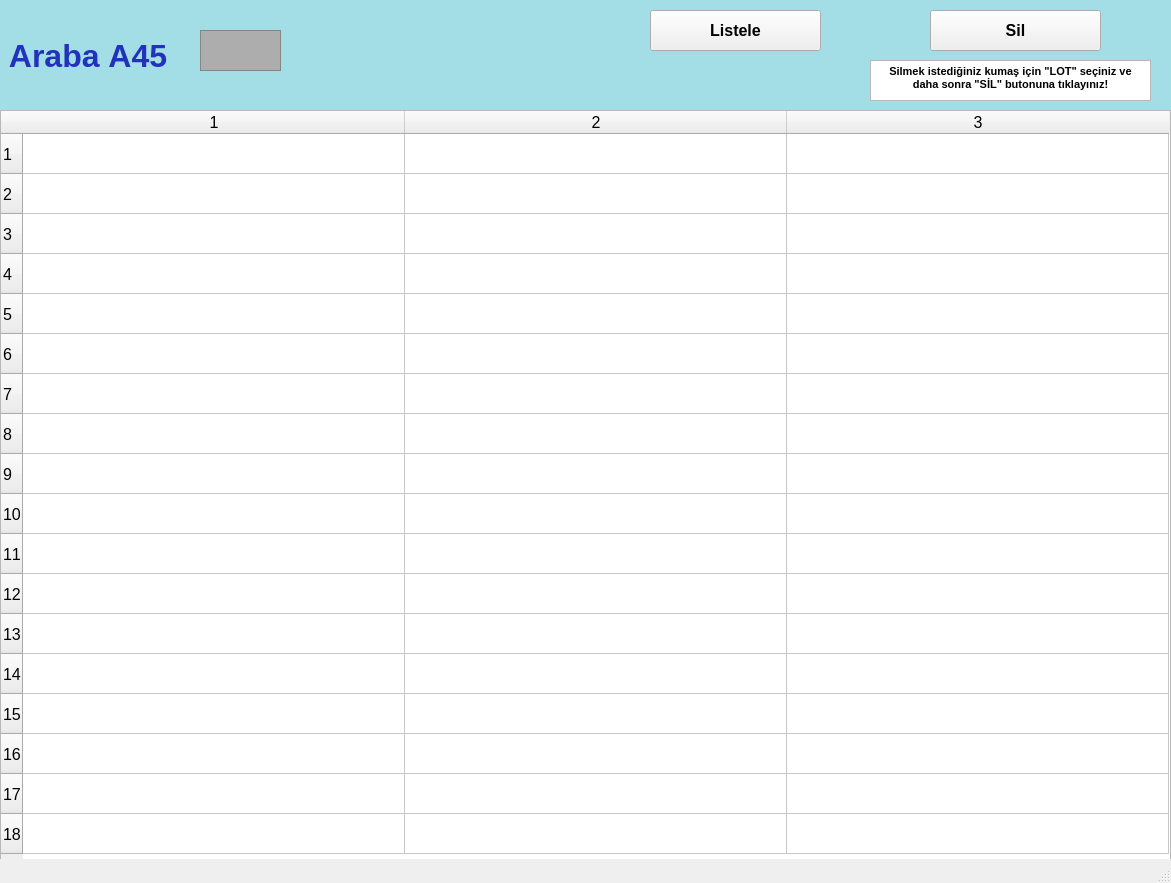
<?xml version="1.0" encoding="UTF-8"?>
<ui version="4.0">
 <class>arabalarA45_ekran</class>
 <widget class="QMainWindow" name="arabalarA45_ekran">
  <property name="geometry">
   <rect>
    <x>0</x>
    <y>0</y>
    <width>1171</width>
    <height>883</height>
   </rect>
  </property>
  <property name="font">
   <font>
    <pointsize>12</pointsize>
    <weight>50</weight>
    <bold>false</bold>
    <kerning>false</kerning>
   </font>
  </property>
  <property name="windowTitle">
   <string/>
  </property>
  <widget class="QWidget" name="centralwidget">
   <widget class="QLabel" name="arabaA1yazi_lbl">
    <property name="geometry">
     <rect>
      <x>0</x>
      <y>0</y>
      <width>1171</width>
      <height>111</height>
     </rect>
    </property>
    <property name="font">
     <font>
      <pointsize>24</pointsize>
      <weight>75</weight>
      <bold>true</bold>
     </font>
    </property>
    <property name="styleSheet">
     <string notr="true">background-color: rgb(163, 221, 229);
color: rgb(34, 50, 190);</string>
    </property>
    <property name="text">
     <string> Araba A45</string>
    </property>
   </widget>
   <widget class="QFrame" name="arabaA1_img">
    <property name="geometry">
     <rect>
      <x>200</x>
      <y>30</y>
      <width>81</width>
      <height>41</height>
     </rect>
    </property>
    <property name="styleSheet">
     <string notr="true">background-color: rgb(173, 173, 173);</string>
    </property>
    <property name="frameShape">
     <enum>QFrame::StyledPanel</enum>
    </property>
    <property name="frameShadow">
     <enum>QFrame::Raised</enum>
    </property>
   </widget>
   <widget class="QPushButton" name="listele45_btn">
    <property name="geometry">
     <rect>
      <x>650</x>
      <y>10</y>
      <width>171</width>
      <height>41</height>
     </rect>
    </property>
    <property name="font">
     <font>
      <pointsize>12</pointsize>
      <weight>75</weight>
      <bold>true</bold>
     </font>
    </property>
    <property name="text">
     <string>Listele</string>
    </property>
   </widget>
   <widget class="QTableWidget" name="A45_tw">
    <property name="geometry">
     <rect>
      <x>0</x>
      <y>110</y>
      <width>1171</width>
      <height>751</height>
     </rect>
    </property>
    <property name="baseSize">
     <size>
      <width>0</width>
      <height>0</height>
     </size>
    </property>
    <property name="rowCount">
     <number>18</number>
    </property>
    <property name="columnCount">
     <number>3</number>
    </property>
    <attribute name="horizontalHeaderVisible">
     <bool>true</bool>
    </attribute>
    <attribute name="horizontalHeaderCascadingSectionResizes">
     <bool>false</bool>
    </attribute>
    <attribute name="horizontalHeaderDefaultSectionSize">
     <number>382</number>
    </attribute>
    <attribute name="horizontalHeaderMinimumSectionSize">
     <number>38</number>
    </attribute>
    <attribute name="verticalHeaderDefaultSectionSize">
     <number>40</number>
    </attribute>
    <attribute name="verticalHeaderMinimumSectionSize">
     <number>23</number>
    </attribute>
    <row/>
    <row/>
    <row/>
    <row/>
    <row/>
    <row/>
    <row/>
    <row/>
    <row/>
    <row/>
    <row/>
    <row/>
    <row/>
    <row/>
    <row/>
    <row/>
    <row/>
    <row/>
    <column/>
    <column/>
    <column/>
   </widget>
   <widget class="QPushButton" name="sil45_btn">
    <property name="geometry">
     <rect>
      <x>930</x>
      <y>10</y>
      <width>171</width>
      <height>41</height>
     </rect>
    </property>
    <property name="font">
     <font>
      <pointsize>12</pointsize>
      <weight>75</weight>
      <bold>true</bold>
     </font>
    </property>
    <property name="text">
     <string>Sil</string>
    </property>
   </widget>
   <widget class="QTextBrowser" name="textBrowser">
    <property name="geometry">
     <rect>
      <x>870</x>
      <y>60</y>
      <width>281</width>
      <height>41</height>
     </rect>
    </property>
    <property name="html">
     <string>&lt;!DOCTYPE HTML PUBLIC &quot;-//W3C//DTD HTML 4.0//EN&quot; &quot;http://www.w3.org/TR/REC-html40/strict.dtd&quot;&gt;
&lt;html&gt;&lt;head&gt;&lt;meta name=&quot;qrichtext&quot; content=&quot;1&quot; /&gt;&lt;style type=&quot;text/css&quot;&gt;
p, li { white-space: pre-wrap; }
&lt;/style&gt;&lt;/head&gt;&lt;body style=&quot; font-family:'MS Shell Dlg 2'; font-size:12pt; font-weight:400; font-style:normal;&quot;&gt;
&lt;p align=&quot;center&quot; style=&quot; margin-top:0px; margin-bottom:0px; margin-left:0px; margin-right:0px; -qt-block-indent:0; text-indent:0px;&quot;&gt;&lt;span style=&quot; font-size:8pt; font-weight:600;&quot;&gt;Silmek istediğiniz kumaş için &amp;quot;LOT&amp;quot; seçiniz ve daha sonra &amp;quot;SİL&amp;quot; butonuna tıklayınız!&lt;/span&gt;&lt;/p&gt;&lt;/body&gt;&lt;/html&gt;</string>
    </property>
   </widget>
  </widget>
  <widget class="QStatusBar" name="statusbar"/>
 </widget>
 <resources/>
 <connections/>
</ui>
